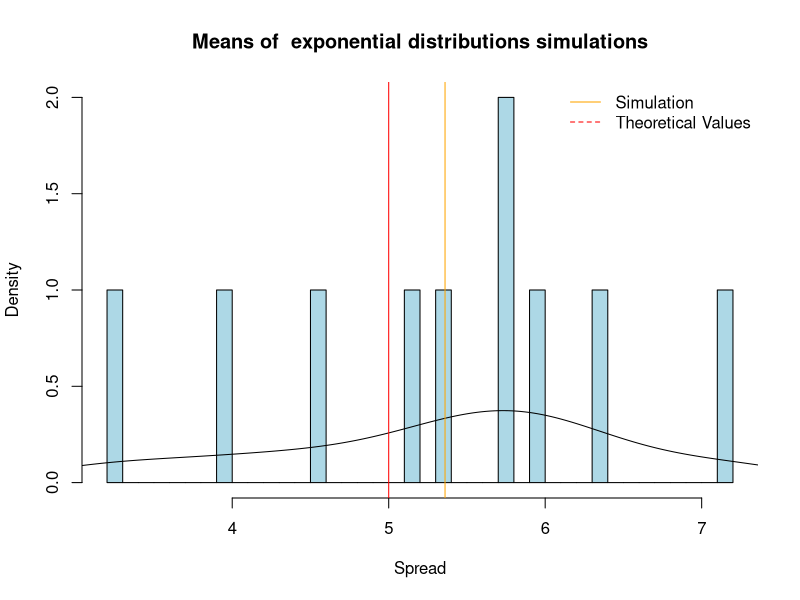

Write the R code that produced this figure.
## ---- chunk 1
lambda <- 5 # These are user input in the app.
sample_size <- 5
no_simulations <- 10

# We use rpois to generate the numbers
data <- rpois(sample_size * no_simulations, lambda)

# We reshape into a matrix with each row corresponding to a simulation
simulations <- matrix(data, nrow=no_simulations, ncol = sample_size)
head(simulations)

# We compute the means along the rows to get sample means for each simulation
mean_vector <- apply(simulations, 1, mean)
head(mean_vector)
## ---- chunk 2
hist(mean_vector, 
             breaks = 50,  # Bins can be varies by user in the app.
             prob = TRUE, 
             col="lightblue",
             main = "Means of  exponential distributions simulations", 
             xlab = "Spread")
        lines(density(mean_vector))
        abline(v = lambda, col = "red")
        xfit <- seq(min(mean_vector), max(mean_vector), length = 100)
        yfit <- dnorm(xfit, mean = lambda)
        abline(v = mean(mean_vector), col = "orange", pch=22)
        legend('topright', c("Simulation", "Theoretical Values"), 
               bty = "n", lty = c(1,2), col = c("orange", "red"))

